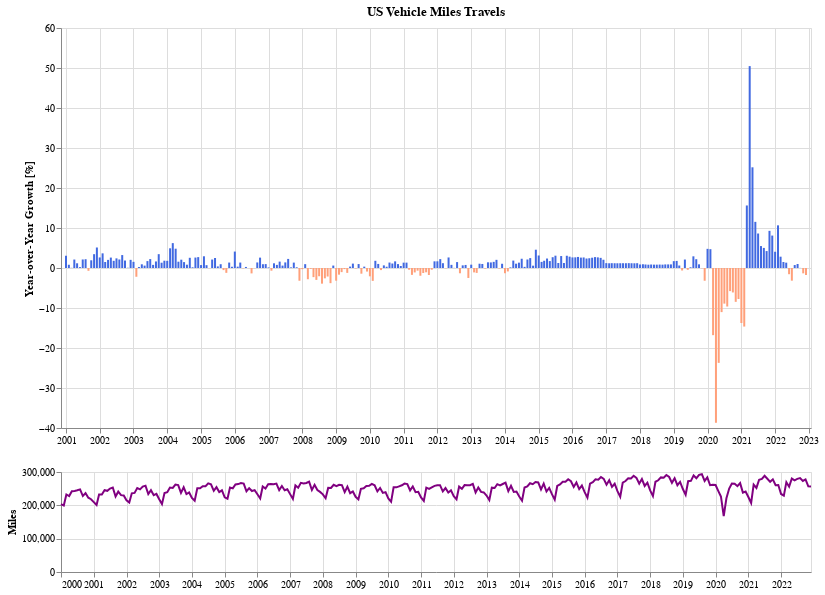

The notebook cell saved with this chart:
### Markdown cell above
## Vehicle Miles Traveled

### Code cell
doComboChart(df_af, metric='VMT', title='US Vehicle Miles Travels', label='Miles')

### Figure 1 — Vega-Lite specification as saved in the notebook (floating-point values rounded to 4 significant figures; data arrays with more than 128 entries replaced by an {"elided": "..."} marker saying what was removed)
{"config": {"view": {"continuousWidth": 400, "continuousHeight": 300}}, "vconcat": [{"mark": {"type": "bar", "color": "blue", "width": 2}, "encoding": {"color": {"condition": {"value": "lightsalmon", "test": "datum['yoy'] < 0"}, "value": "royalblue"}, "tooltip": [{"field": "dt", "format": "%b %Y", "type": "temporal"}, {"field": "VMT", "format": ",.02f", "type": "quantitative"}], "x": {"axis": {"title": ""}, "field": "dt", "impute": {"value": null}, "scale": {"domain": {"selection": "selector005"}}, "type": "temporal"}, "y": {"axis": {"title": "Year-over-Year Growth [%]"}, "field": "yoy", "impute": {"keyvals": [400, 1000], "method": "value"}, "type": "quantitative"}}, "height": 400, "title": "US Vehicle Miles Travels", "transform": [{"window": [{"op": "lag", "field": "VMT", "param": 12, "as": "previous"}], "sort": [{"field": "dt"}]}, {"calculate": "((datum['VMT'] - datum.previous) / datum.previous) * 100", "as": "yoy"}], "width": 750}, {"mark": {"type": "line", "color": "purple"}, "encoding": {"tooltip": [{"field": "dt", "format": "%b %Y", "type": "temporal"}, {"field": "VMT", "format": ",.02f", "type": "quantitative"}], "x": {"axis": {"title": ""}, "field": "dt", "type": "temporal"}, "y": {"axis": {"title": "Miles"}, "field": "VMT", "type": "quantitative"}}, "height": 100, "selection": {"selector005": {"type": "interval", "encodings": ["x"]}}, "width": 750}], "background": "white", "data": {"name": "data-711691f4d7b48a7ec0d76e7b1a37d968"}, "$schema": "https://vega.github.io/schema/vega-lite/v4.17.0.json", "datasets": {"data-711691f4d7b48a7ec0d76e7b1a37d968": {"elided": "276 records"}}}
